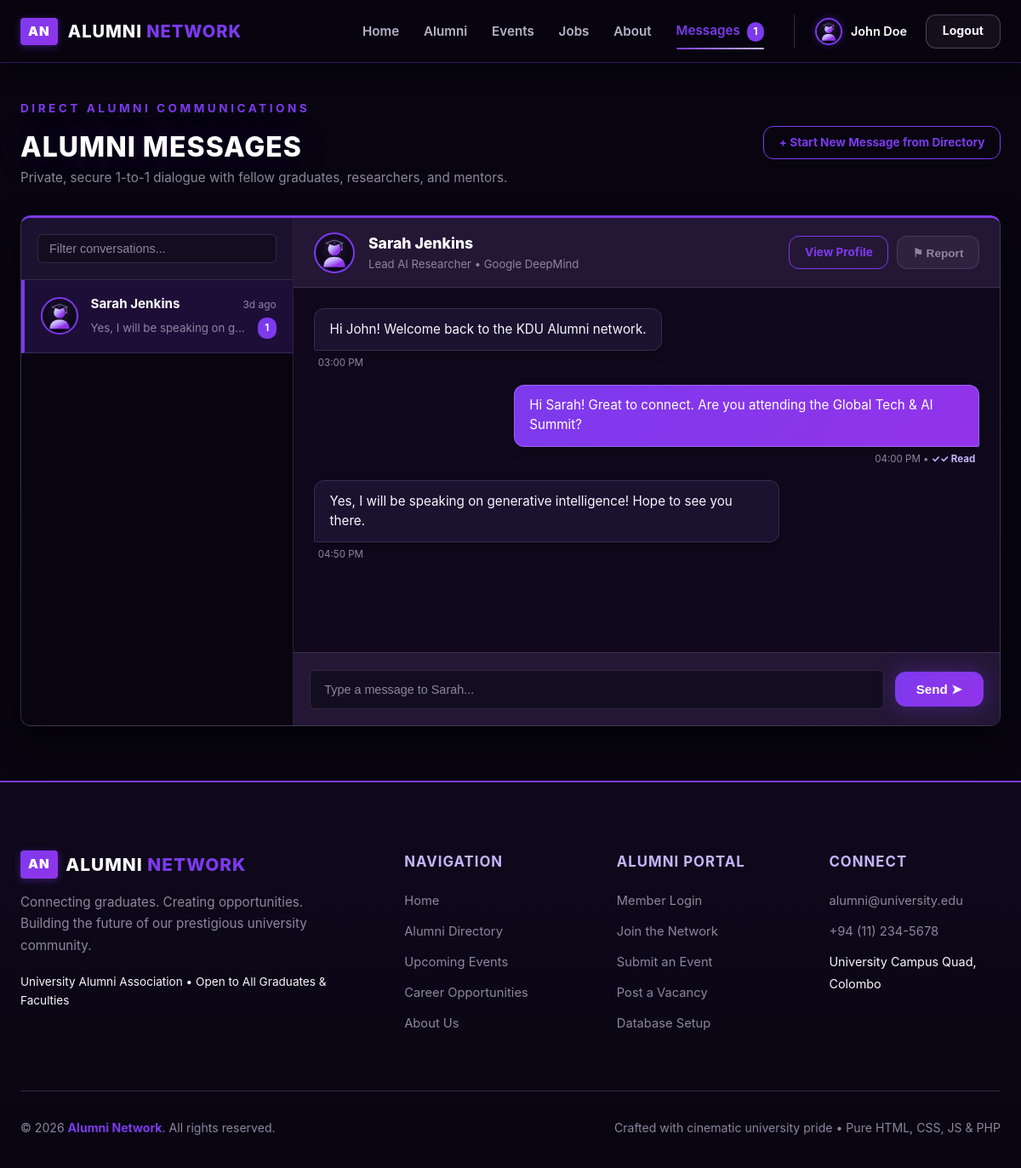
The app's page /messages.php (signed in) with its own data.
### tables this page shows
CREATE TABLE IF NOT EXISTS conversations (
    id INT AUTO_INCREMENT PRIMARY KEY,
    user_one_id INT NOT NULL,
    user_two_id INT NOT NULL,
    created_at TIMESTAMP DEFAULT CURRENT_TIMESTAMP,
    updated_at TIMESTAMP DEFAULT CURRENT_TIMESTAMP ON UPDATE CURRENT_TIMESTAMP,
    UNIQUE KEY unique_participants (user_one_id, user_two_id),
    FOREIGN KEY (user_one_id) REFERENCES users(id) ON DELETE CASCADE,
    FOREIGN KEY (user_two_id) REFERENCES users(id) ON DELETE CASCADE
);

CREATE TABLE IF NOT EXISTS users (
    id INT AUTO_INCREMENT PRIMARY KEY,
    username VARCHAR(50) NOT NULL UNIQUE,
    first_name VARCHAR(50) NOT NULL,
    last_name VARCHAR(50) NOT NULL,
    email VARCHAR(100) NOT NULL UNIQUE,
    password VARCHAR(255) NOT NULL,
    role ENUM('alumni', 'admin') NOT NULL DEFAULT 'alumni',
    status ENUM('active', 'suspended') NOT NULL DEFAULT 'active',
    created_at TIMESTAMP DEFAULT CURRENT_TIMESTAMP
);

CREATE TABLE IF NOT EXISTS alumni_profiles (
    id INT AUTO_INCREMENT PRIMARY KEY,
    user_id INT NOT NULL,
    graduation_year INT NOT NULL,
    degree_programme VARCHAR(150) NOT NULL,
    department VARCHAR(150) NOT NULL,
    current_job_title VARCHAR(150) NULL,
    current_company VARCHAR(150) NULL,
    location VARCHAR(150) NULL,
    phone VARCHAR(30) NULL,
    linkedin_url VARCHAR(255) NULL,
    bio TEXT NULL,
    profile_picture VARCHAR(255) DEFAULT 'default-avatar.svg',
    is_public TINYINT(1) NOT NULL DEFAULT 1,
    updated_at TIMESTAMP DEFAULT CURRENT_TIMESTAMP ON UPDATE CURRENT_TIMESTAMP,
    FOREIGN KEY (user_id) REFERENCES users(id) ON DELETE CASCADE
);

CREATE TABLE IF NOT EXISTS messages (
    id INT AUTO_INCREMENT PRIMARY KEY,
    conversation_id INT NULL,
    sender_id INT NOT NULL,
    receiver_id INT NOT NULL,
    message TEXT NOT NULL,
    is_read TINYINT(1) NOT NULL DEFAULT 0,
    sent_at TIMESTAMP DEFAULT CURRENT_TIMESTAMP,
    INDEX (conversation_id),
    FOREIGN KEY (sender_id) REFERENCES users(id) ON DELETE CASCADE,
    FOREIGN KEY (receiver_id) REFERENCES users(id) ON DELETE CASCADE
);

### messages.php (the view, shortened to what the rows shown need)
<?php
require_once __DIR__ . '/includes/header.php';
require_once __DIR__ . '/includes/functions.php';
$currentUserId = current_user_id();
$activeConvId = isset($_GET['conversation_id']) ? intval($_GET['conversation_id']) : 0;
$conversations = [];
if ($db_connected && $pdo) {
    try {
        $stmt = $pdo->prepare("
            SELECT c.id, c.user_one_id, c.user_two_id, c.updated_at,
                   u.id AS other_user_id, u.first_name, u.last_name, u.role,
                   p.profile_picture, p.current_job_title, p.current_company,
                   (
                       SELECT m.message FROM messages m
                       WHERE m.conversation_id = c.id
                       ORDER BY m.id DESC LIMIT 1
                   ) AS last_message,
                   (
                       SELECT m.sent_at FROM messages m
                       WHERE m.conversation_id = c.id
                       ORDER BY m.id DESC LIMIT 1
                   ) AS last_message_time,
                   (
                       SELECT COUNT(*) FROM messages m
                       WHERE m.conversation_id = c.id AND m.receiver_id = ? AND m.is_read = 0
                   ) AS unread_count
            FROM conversations c
            JOIN users u ON u.id = CASE WHEN c.user_one_id = ? THEN c.user_two_id ELSE c.user_one_id END
            LEFT JOIN alumni_profiles p ON p.user_id = u.id
            WHERE c.user_one_id = ? OR c.user_two_id = ?
            ORDER BY c.updated_at DESC
        ");
        $stmt->execute([$currentUserId, $currentUserId, $currentUserId, $currentUserId]);
        $conversations = $stmt->fetchAll();
    } catch (Exception $e) {
        $conversations = [];
    }
}
if ($activeConvId === 0 && !empty($conversations)) {
    $activeConvId = (int)$conversations[0]['id'];
}
$activeConv = null;
$messagesList = [];
if ($activeConvId > 0 && $db_connected && $pdo) {
    try {
        $stmt = $pdo->prepare("
            SELECT c.*,
                   u.id AS other_user_id, u.first_name, u.last_name, u.email,
                   p.profile_picture, p.current_job_title, p.current_company, p.degree_programme
            FROM conversations c
            JOIN users u ON u.id = CASE WHEN c.user_one_id = ? THEN c.user_two_id ELSE c.user_one_id END
            LEFT JOIN alumni_profiles p ON p.user_id = u.id
            WHERE c.id = ? AND (c.user_one_id = ? OR c.user_two_id = ?)
            LIMIT 1
        ");
        $stmt->execute([$currentUserId, $activeConvId, $currentUserId, $currentUserId]);
        $activeConv = $stmt->fetch();
        if ($activeConv) {
            $stmt = $pdo->prepare("
                SELECT m.*, u.first_name, u.last_name, p.profile_picture
                FROM messages m
                JOIN users u ON m.sender_id = u.id
                LEFT JOIN alumni_profiles p ON p.user_id = u.id
                WHERE m.conversation_id = ?
                ORDER BY m.id ASC
            ");
            $stmt->execute([$activeConvId]);
            $messagesList = $stmt->fetchAll();
        } else {
            $error = "Conversation not found or access denied.";
        }
    } catch (Exception $e) {
        $error = "Error loading conversation.";
    }
}
?>
<div class="container" style="padding-top: 2.5rem; padding-bottom: 4rem;">
    <div style="margin-bottom: 2rem; display: flex; justify-content: space-between; align-items: center; flex-wrap: wrap; gap: 1rem;">
        <div>
            <h1 class="section-title" style="color: var(--text-light); font-size: 2rem; margin-bottom: 0.3rem;">
                Alumni Messages
            </h1>
        </div>
    </div>
    <div class="card" style="padding: 0; overflow: hidden; display: flex; min-height: 600px; box-shadow: var(--card-shadow); border-top: 3px solid var(--accent-color);">
        <div style="width: 320px; border-right: 1px solid var(--border-color); background: var(--bg-color); display: flex; flex-direction: column;">
            <div id="convListContainer" style="overflow-y: auto; flex: 1;">
                <?php if (empty($conversations)): ?>
                    <div style="padding: 2.5rem 1rem; text-align: center; color: var(--text-muted); font-size: 0.9rem;">
                        <p style="font-size: 2rem; margin-bottom: 0.5rem;">&#128172;</p>
                        No active conversations yet.<br>
                        <a href="directory.php" style="color: var(--accent-light); font-weight: 700;">Find alumni</a> to start messaging.
                    </div>
                <?php else: ?>
                    <?php foreach ($conversations as $c): ?>
                        <?php
                            $isActive = ($activeConvId === (int)$c['id']);
                            $otherAvatar = get_user_avatar_url($c['profile_picture'] ?? 'default-avatar.svg');
                            $unread = (int)($c['unread_count'] ?? 0);
                        ?>
                        <a href="messages.php?conversation_id=<?php echo $c['id']; ?>" class="conv-item"
                           style="display: flex; align-items: center; gap: 0.9rem; padding: 1rem 1.2rem; text-decoration: none; border-bottom: 1px solid var(--border-color); transition: background 0.2s; <?php echo $isActive ? 'background: rgba(124, 58, 237, 0.18); border-left: 4px solid var(--accent-color);' : 'background: transparent;'; ?>"
                           onmouseover="if (!this.style.borderLeft) this.style.background='rgba(124, 58, 237, 0.08)';"
                           onmouseout="if (!this.style.borderLeft) this.style.background='transparent';">
                            <img src="<?php echo $otherAvatar; ?>" alt="Avatar" style="width: 44px; height: 44px; border-radius: 50%; object-fit: cover; border: 2px solid var(--accent-color); flex-shrink: 0;">
                            <div style="flex: 1; min-width: 0;">
                                <div style="display: flex; justify-content: space-between; align-items: baseline; margin-bottom: 0.2rem;">
                                    <strong class="conv-name" style="color: var(--text-light); font-size: 0.95rem; white-space: nowrap; overflow: hidden; text-overflow: ellipsis;">
                                        <?php echo htmlspecialchars($c['first_name'] . ' ' . $c['last_name']); ?>
                                    </strong>
                                    <?php if (!empty($c['last_message_time'])): ?>
                                        <span style="font-size: 0.75rem; color: var(--text-muted); flex-shrink: 0;">
                                            <?php echo time_ago($c['last_message_time']); ?>
                                        </span>
                                    <?php endif; ?>
                                </div>
                                <div style="display: flex; justify-content: space-between; align-items: center;">
                                    <p style="margin: 0; font-size: 0.83rem; color: var(--text-muted); white-space: nowrap; overflow: hidden; text-overflow: ellipsis;">
                                        <?php echo htmlspecialchars($c['last_message'] ?? 'Started a conversation'); ?>
                                    </p>
                                    <?php if ($unread > 0): ?>
                                        <span class="badge" style="background: var(--accent-color); color: #FFFFFF; font-weight: 700; font-size: 0.72rem; padding: 0.2rem 0.5rem; border-radius: 10px; margin-left: 0.5rem;">
                                            <?php echo $unread; ?>
                                        </span>
                                    <?php endif; ?>
                                </div>
                            </div>
                        </a>
                    <?php endforeach; ?>
                <?php endif; ?>
            </div>
        </div>
        <div style="flex: 1; display: flex; flex-direction: column; background: var(--surface-color);">
            <?php if ($activeConv): ?>
                <div style="padding: 1rem 1.5rem; border-bottom: 1px solid var(--border-color); display: flex; justify-content: space-between; align-items: center; background: var(--surface-elevated);">
                    <div style="display: flex; align-items: center; gap: 1rem;">
                        <img src="<?php echo get_user_avatar_url($activeConv['profile_picture'] ?? 'default-avatar.svg'); ?>"
                             alt="Avatar" style="width: 48px; height: 48px; border-radius: 50%; object-fit: cover; border: 2px solid var(--accent-color);">
                        <div>
                            <h3 style="margin: 0; font-size: 1.1rem; color: var(--text-light); font-weight: 800;">
                                <?php echo htmlspecialchars($activeConv['first_name'] . ' ' . $activeConv['last_name']); ?>
                            </h3>
                            <p style="margin: 0; font-size: 0.82rem; color: var(--text-muted);">
                                <?php echo htmlspecialchars($activeConv['current_job_title'] ?? 'Alumnus'); ?>
                                <?php if (!empty($activeConv['current_company'])): ?>
                                    &bull; <?php echo htmlspecialchars($activeConv['current_company']); ?>
                                <?php endif; ?>
                            </p>
                        </div>
                    </div>
                    <div style="display: flex; gap: 0.6rem;">
                        <a href="profile.php?id=<?php echo $activeConv['other_user_id']; ?>" class="btn btn-outline-gold btn-sm">
                            View Profile
                        </a>
                        <button type="button" class="btn btn-outline-light btn-sm" style="color: var(--text-muted); border-color: var(--border-color);"
                                onclick="openReportModal(<?php echo $activeConv['other_user_id']; ?>, 'message', '<?php echo htmlspecialchars(addslashes($activeConv['first_name'] . ' ' . $activeConv['last_name'])); ?>');">
                            &#9873; Report
                        </button>
                    </div>
                </div>
                <div id="messageContainer" style="flex: 1; overflow-y: auto; padding: 1.5rem; background: #10091D; display: flex; flex-direction: column; gap: 1rem; max-height: 480px;">
                    <?php if (empty($messagesList)): ?>
                        <div style="text-align: center; color: var(--text-muted); margin: auto; font-size: 0.92rem;">
                            <p>No messages yet in this conversation.</p>
                            <p style="font-size: 0.85rem;">Say hello to start the dialogue!</p>
                        </div>
                    <?php else: ?>
                        <?php foreach ($messagesList as $msg): ?>
                            <?php
                                $isMe = ($msg['sender_id'] == $currentUserId);
                            ?>
                            <div style="display: flex; flex-direction: column; align-items: <?php echo $isMe ? 'flex-end' : 'flex-start'; ?>;">
                                <div style="max-width: 70%; padding: 0.8rem 1.1rem; border-radius: 12px; font-size: 0.95rem; line-height: 1.5; word-wrap: break-word; box-shadow: 0 4px 12px rgba(0,0,0,0.3); <?php echo $isMe ? 'background: linear-gradient(135deg, #7C3AED, #9333EA); color: #FFFFFF; border: 1px solid rgba(196, 181, 253, 0.35); border-bottom-right-radius: 2px;' : 'background: #1B1230; color: var(--text-color); border: 1px solid var(--border-color); border-bottom-left-radius: 2px;'; ?>">
                                    <?php echo nl2br(htmlspecialchars($msg['message'])); ?>
                                </div>
                                <span style="font-size: 0.72rem; color: var(--text-muted); margin-top: 0.3rem; padding: 0 0.3rem;">
                                    <?php echo date('h:i A', strtotime($msg['sent_at'])); ?>
                                    <?php if ($isMe): ?>
                                        &bull; <?php echo ($msg['is_read'] == 1) ? '<span style="color: var(--accent-light); font-weight: 700;">&#10003;&#10003; Read</span>' : 'Sent'; ?>
                                    <?php endif; ?>
                                </span>
                            </div>
                        <?php endforeach; ?>
                    <?php endif; ?>
                </div>
                <div style="padding: 1.2rem; border-top: 1px solid var(--border-color); background: var(--surface-elevated);">
                    <form method="POST" action="messages.php?conversation_id=<?php echo $activeConvId; ?>" style="display: flex; gap: 0.8rem; align-items: center;">
                        <input type="text" name="message" id="messageInput" class="form-control"
                                placeholder="Type a message to <?php echo htmlspecialchars($activeConv['first_name']); ?>..."
                                autocomplete="off" required style="flex: 1;">
                        <button type="submit" class="btn btn-gold gold-glow" style="padding: 0.65rem 1.5rem; flex-shrink: 0;">
                            Send &#10148;
                        </button>
                    </form>
                </div>
            <?php endif; ?>
        </div>
    </div>
</div>
<?php require_once __DIR__ . '/includes/footer.php'; ?>

### records on screen
conversations: user_two.last_name "Sarah Jenkins", last_message_time "3d ago", last_message "Yes, I will be speaking on ge…", unread "1", alumni_profiles.profile_picture (placeholder picture), alumni_profiles.current_job_title "Lead AI Researcher", alumni_profiles.current_company "Google DeepMind", message "Type a message to Sarah..."
messages: message "Hi John! Welcome back to the KDU Alumni network.", sent_at "03:00 PM"
messages: message "Hi Sarah! Great to connect. Are you attending the Global Tech & AI Summit?", sent_at "04:00 PM", is_read "✓✓ Read"
messages: message "Yes, I will be speaking on generative intelligence! Hope to see you there.", sent_at "04:50 PM"

### other values on screen
$unreadMessagesCount "1"
$userName "John Doe"
